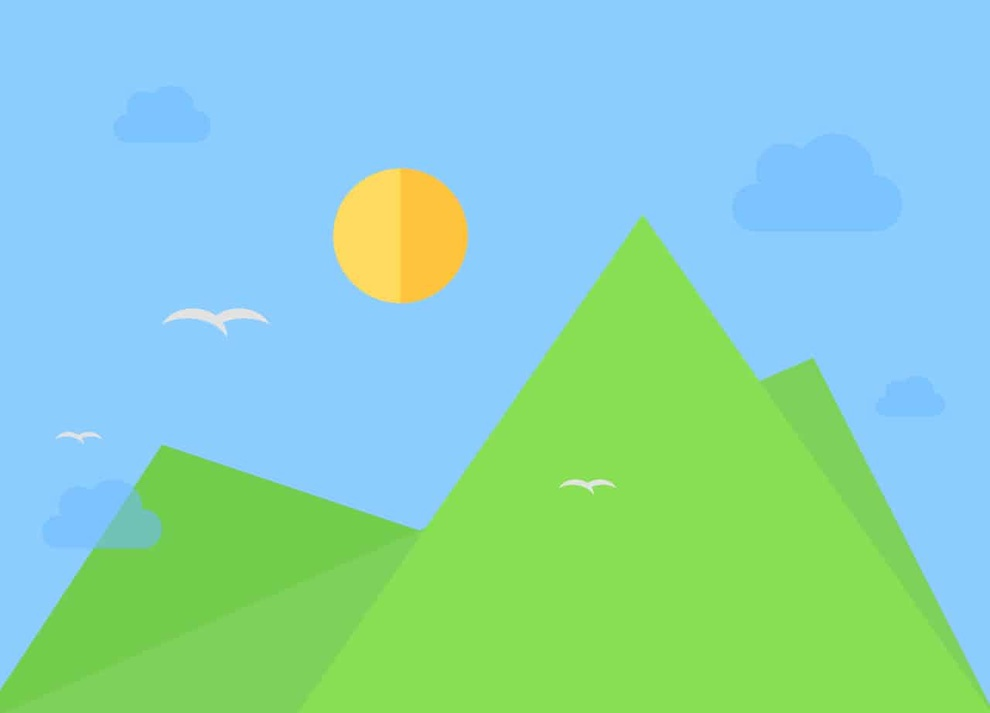
#> input picture site/web/app/plugins/complianz-gdpr-premium/assets/images/placeholders/calendly-color.jpg, 990 x 713 px, shrunk from 1280 x 921 before the run
$ python test_rembg_models.py ../../complianz-gdpr-premium/assets/images/placeholders/calendly-color.jpg
#> lines starting #> are read from the running program, lines starting #| are printed output that depends on the picture
#!/usr/bin/env python3
"""
Compare background removal across multiple rembg models + preprocessing profiles.
Applies color enhancement before sending to rembg, then saves results for visual comparison.

Usage:
    python test_rembg_models.py <image_path> [image_path2 ...]

Output:
    ~/Downloads/rembg_test/<profile>/<original_filename>.webp
"""
import sys
import os
import io
from pathlib import Path
from concurrent.futures import ThreadPoolExecutor, as_completed

try:
    import requests
    from PIL import Image, ImageEnhance, ImageOps, ImageFilter, ImageCms
    import numpy as np
except ImportError:
    print("ERROR: pip install requests Pillow numpy")
    sys.exit(1)

REMBG_HOST = os.environ.get('REMBG_HOST', '100.86.192.95')
REMBG_PORT = os.environ.get('REMBG_PORT', '7000')
BASE_URL = f"http://{REMBG_HOST}:{REMBG_PORT}/api/remove"
BRIA_URL  = f"http://{REMBG_HOST}:7001/api/remove"

REMBG_PARAMS = {'ppm': '1'}

# Each profile: (label, preprocessing_fn)
def enhance_none(img):
    return img

# [57 lines left out: functions enhance_contrast, enhance_autocontrast, enhance_levels_dark, enhance_saturate, enhance_furniture, not called in this run]

ICC_PROFILE = '/Volumes/eboy_hd/photo_correction/profiles/Coated_Fogra39L_VIGC_300.icc'

# [24 lines left out: function enhance_fogra39, not called in this run]

AM0 = {'am': '0'}
AM1 = {'am': '1', 'af': '220', 'ab': '10', 'ae': '8'}

def enhance_identity(img):
    return img.convert('RGB')

def enhance_saturate(img):
    img = ImageEnhance.Color(img).enhance(1.2)
    img = ImageEnhance.Contrast(img).enhance(1.3)
    img = ImageOps.autocontrast(img, cutoff=0.5)
    return img

MODELS = [
    'birefnet-general',
    'birefnet-dis',
    'birefnet-hrsod',
    'bria-rmbg',
    'isnet-general-use',
    'u2net',
]

PROFILES = [
    (f'{m}_am1', enhance_saturate, {**AM1, 'model': m}, enhance_identity)
    for m in MODELS
] + [
    (f'{m}_am0', enhance_saturate, {**AM0, 'model': m}, enhance_identity)
    for m in MODELS
]

# BRIA RMBG 2.0 profiles (separate server on port 7001)
BRIA_PROFILES = [
    ('bria2_none',     enhance_identity, {}, enhance_identity),
    ('bria2_saturate', enhance_saturate, {}, enhance_identity),
]

OUTPUT_DIR = Path.home() / 'Downloads' / 'rembg_test'


def preprocess(img: Image.Image, enhance_fn) -> bytes:
    if img.mode != 'RGB':
        img = img.convert('RGB')
    img = enhance_fn(img)
    buf = io.BytesIO()
    img.save(buf, 'JPEG', quality=95)
    buf.seek(0)
    return buf.read()


def test_profile(label: str, enhance_fn, extra_params: dict, image_path: Path,
                 color_fn=None, url: str = None) -> tuple:
    """
    color_fn: if set, apply it to the *original* image and use that as the RGB source,
              while the alpha mask comes from the rembg result of enhance_fn.
              This lets saturate improve edge detection without affecting final colors.
    url: override server URL (default: BASE_URL for rembg, BRIA_URL for bria2 profiles)
    """
    out_dir = OUTPUT_DIR / label
    out_dir.mkdir(parents=True, exist_ok=True)
    out_path = out_dir / (image_path.stem + '.webp')

    try:
        img = Image.open(image_path)
        img_data = preprocess(img, enhance_fn)

        target_url = url or BASE_URL
        params = {**REMBG_PARAMS, **extra_params}
        response = requests.post(
            target_url,
            files={'file': (image_path.name, img_data, 'image/jpeg')},
            params=params,
            timeout=120,
        )
        response.raise_for_status()

        result = Image.open(io.BytesIO(response.content)).convert('RGBA')

        if color_fn is not None:
            # Extract mask from rembg result, apply to color-corrected original
            alpha = result.split()[3]
            color_img = color_fn(img.convert('RGB'))
            color_rgba = color_img.convert('RGBA')
            color_rgba.putalpha(alpha)
            result = color_rgba

        result.save(out_path, 'webp', quality=92)
        return (label, str(out_path), None)

    except Exception as e:
        return (label, None, str(e))


def main():
    if len(sys.argv) < 2:
        print("Usage: python test_rembg_models.py <image> [image2 ...]")
        sys.exit(1)

    images = [Path(p) for p in sys.argv[1:]]
    for img in images:
        if not img.exists():
            print(f"ERROR: File not found: {img}")
            sys.exit(1)

    all_profiles = (
        [(label, fn, extra, cfn, BASE_URL) for label, fn, extra, cfn in PROFILES] +
        [(label, fn, extra, cfn, BRIA_URL) for label, fn, extra, cfn in BRIA_PROFILES]
    )
    print(f"Testing {len(all_profiles)} profiles × {len(images)} image(s) in parallel...")
    print(f"rembg: {BASE_URL}  |  bria2: {BRIA_URL}\n")

    tasks = [(label, fn, extra, cfn, url, img) for label, fn, extra, cfn, url in all_profiles for img in images]

    with ThreadPoolExecutor(max_workers=len(tasks)) as executor:
        futures = {
            executor.submit(test_profile, label, fn, extra, img, cfn, url): (label, img)
            for label, fn, extra, cfn, url, img in tasks
        }
#> in test_profile, img is the input picture: PIL image 990x713 RGB; mean R, G, B 138.1, 209.4, 188.4
#> in enhance_saturate, `img = ImageEnhance.Contrast(img).enhance(1.3)`:
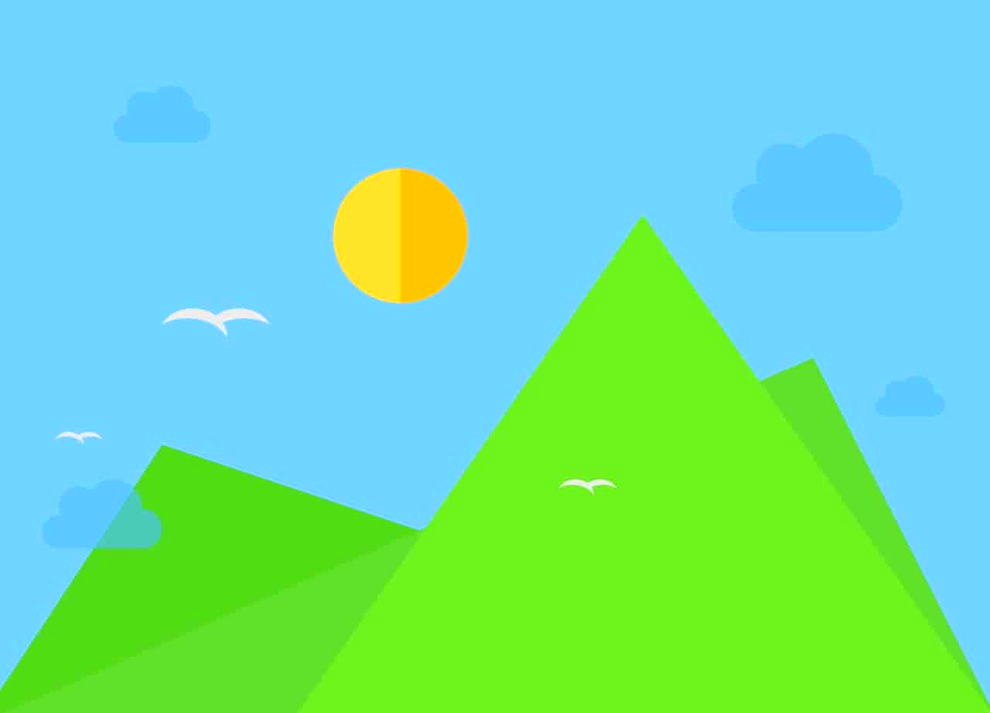
#> img: PIL image 990x713 RGB; mean R, G, B 110.4, 221.6, 168.8
#> in enhance_saturate, `img = ImageOps.autocontrast(img, cutoff=0.5)`:
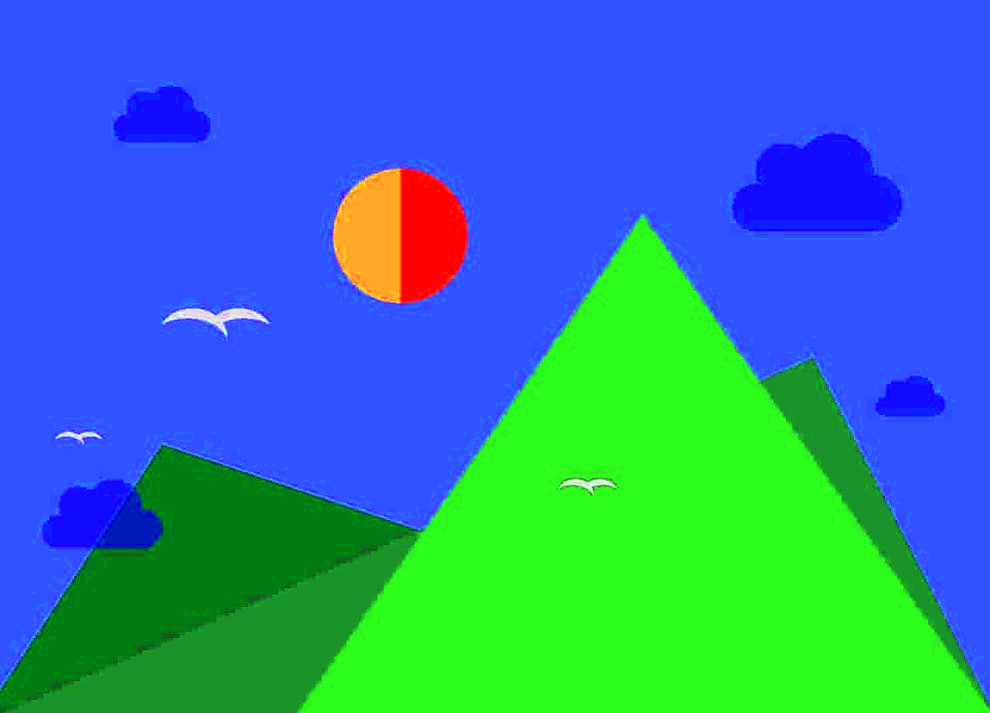
#> img: PIL image 990x713 RGB; mean R, G, B 46.1, 127.8, 168.8

        for future in as_completed(futures):
            label, img = futures[future]
            result_label, out_path, error = future.result()
            if error:
                print(f"FAIL  {result_label:25s} {img.name} → {error}", flush=True)
            else:
                print(f"OK    {result_label:25s} {img.name} → {out_path}", flush=True)

    print(f"\nResults saved in: {OUTPUT_DIR}/")
    import subprocess
    subprocess.run(['open', str(OUTPUT_DIR)])


if __name__ == '__main__':
    main()
#> (the call stopped at in test_profile, `response = requests.post( target_url, files={'file': (image_path.name,..`: requests is not available in this run)
